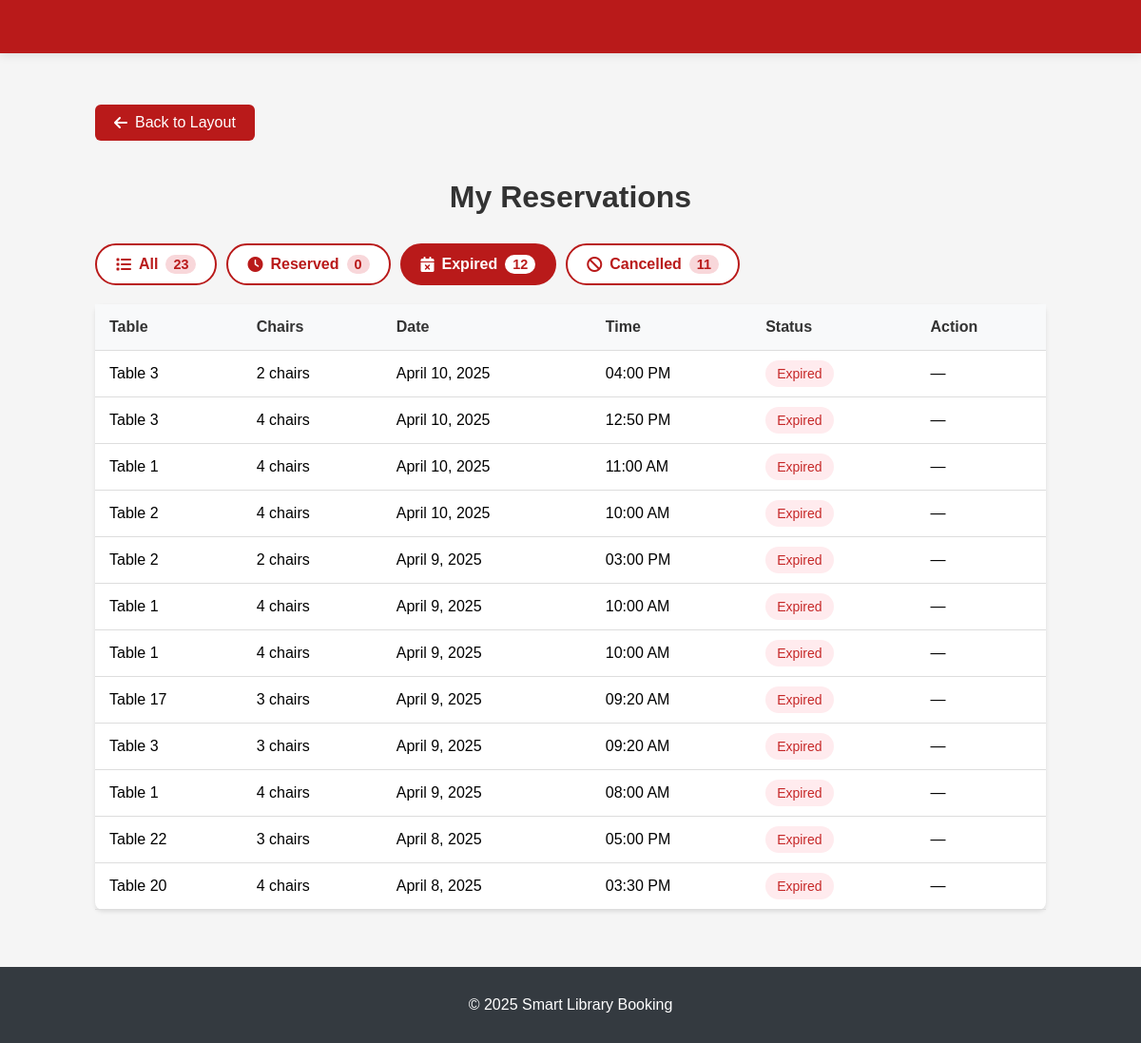
Page /my_reservations.php?status=expired (signed in) on the committed database.
### tables this page shows
CREATE TABLE `reservations` (
  `id` int(11) NOT NULL,
  `student_id` varchar(20) NOT NULL,
  `table_number` int(11) NOT NULL,
  `chairs_used` int(11) NOT NULL CHECK (`chairs_used` >= 1 and `chairs_used` <= 4),
  `reservation_time` datetime DEFAULT current_timestamp(),
  `status` varchar(20) DEFAULT 'reserved',
  `duration` int(11) DEFAULT 60,
  `qr_scanned` tinyint(1) NOT NULL DEFAULT 0
);

### my_reservations.php (the view, shortened to what this page needs)
<?php
require_once 'config.php';
$student_id = $_SESSION['student_id'];
$status_filter = isset($_GET['status']) ? $_GET['status'] : 'all';
$statusCounts = [
    'all' => 0,
    'reserved' => 0,
    'expired' => 0,
    'cancelled' => 0
];
$countQuery = "SELECT status, COUNT(*) as count FROM reservations WHERE student_id = ? GROUP BY status";
$stmt = $conn->prepare($countQuery);
$stmt->bind_param("s", $student_id);
$stmt->execute();
$countResult = $stmt->get_result();
if ($countResult) {
    while ($row = $countResult->fetch_assoc()) {
        $statusCounts[$row['status']] = $row['count'];
    }
}
$statusCounts['all'] = array_sum($statusCounts);
$sql = "SELECT r.*,
        CASE
            WHEN r.status = 'reserved' AND r.reservation_time > DATE_ADD(NOW(), INTERVAL 60 MINUTE) THEN 'upcoming'
            WHEN r.status = 'reserved' AND NOW() BETWEEN DATE_SUB(r.reservation_time, INTERVAL 15 MINUTE) AND DATE_ADD(r.reservation_time, INTERVAL 60 MINUTE) THEN 'ongoing'
            WHEN r.status = 'reserved' AND DATE_ADD(r.reservation_time, INTERVAL 60 MINUTE) < NOW() THEN 'expired'
            ELSE r.status
        END as reservation_status
        FROM reservations r
        WHERE r.student_id = ?";
if ($status_filter !== 'all') {
    $sql .= " AND r.status = ?";
}
$sql .= " ORDER BY r.reservation_time DESC";
$stmt = $conn->prepare($sql);
if ($status_filter !== 'all') {
    $stmt->bind_param("ss", $student_id, $status_filter);
} else {
    $stmt->bind_param("s", $student_id);
}
$stmt->execute();
$result = $stmt->get_result();
$reservations = $result->fetch_all(MYSQLI_ASSOC);
?>
<!DOCTYPE html>
<html lang="en">
<head>
    <link rel="stylesheet" href="https://cdnjs.cloudflare.com/ajax/libs/font-awesome/6.0.0/css/all.min.css">
</head>
<body>
    <header></header>
    <div class="container">
        <a href="layout.php" class="back-btn">
            <i class="fas fa-arrow-left"></i> Back to Layout
        </a>
        <h1>My Reservations</h1>
        <div class="filter-section">
            <a href="?status=all" class="filter-button <?php echo $status_filter === 'all' ? 'active' : ''; ?>">
                <i class="fas fa-list"></i> All
                <span class="count"><?php echo $statusCounts['all']; ?></span>
            </a>
            <a href="?status=reserved" class="filter-button <?php echo $status_filter === 'reserved' ? 'active' : ''; ?>">
                <i class="fas fa-clock"></i> Reserved
                <span class="count"><?php echo $statusCounts['reserved']; ?></span>
            </a>
            <a href="?status=expired" class="filter-button <?php echo $status_filter === 'expired' ? 'active' : ''; ?>">
                <i class="fas fa-calendar-times"></i> Expired
                <span class="count"><?php echo $statusCounts['expired']; ?></span>
            </a>
            <a href="?status=cancelled" class="filter-button <?php echo $status_filter === 'cancelled' ? 'active' : ''; ?>">
                <i class="fas fa-ban"></i> Cancelled
                <span class="count"><?php echo $statusCounts['cancelled']; ?></span>
            </a>
        </div>
        <?php if (empty($reservations)): ?>
            <p style="text-align: center; color: #666;">You don't have any reservations yet.</p>
        <?php else: ?>
            <table class="reservations-table">
                <thead>
                    <tr>
                        <th>Table</th>
                        <th>Chairs</th>
                        <th>Date</th>
                        <th>Time</th>
                        <th>Status</th>
                        <th>Action</th>
                    </tr>
                </thead>
                <tbody>
                    <?php foreach ($reservations as $reservation): ?>
                        <tr>
                            <td>Table <?php echo htmlspecialchars($reservation['table_number']); ?></td>
                            <td><?php echo htmlspecialchars($reservation['chairs_used']); ?> chairs</td>
                            <td><?php echo date('F j, Y', strtotime($reservation['reservation_time'])); ?></td>
                            <td><?php echo date('h:i A', strtotime($reservation['reservation_time'])); ?></td>
                            <td>
                                <span class="status-badge status-<?php echo $reservation['reservation_status']; ?>">
                                    <?php echo ucfirst($reservation['reservation_status']); ?>
                                </span>
                            </td>
                            <td>
                                <?php if ($reservation['reservation_status'] == 'upcoming' || $reservation['reservation_status'] == 'ongoing' || $reservation['reservation_status'] == 'reserved'): ?>
                                    <form action="cancel_reservation.php" method="POST" style="margin: 0;"
                                          onsubmit="return confirm('Are you sure you want to cancel this reservation?');">
                                        <input type="hidden" name="reservation_id"
                                               value="<?php echo htmlspecialchars($reservation['id']); ?>">
                                        <button type="submit" class="cancel-btn">
                                            <i class="fas fa-times"></i> Cancel
                                        </button>
                                    </form>
                                <?php else: ?>
                                    —
                                <?php endif; ?>
                            </td>
                        </tr>
                    <?php endforeach; ?>
                </tbody>
            </table>
        <?php endif; ?>
    </div>
    <footer>
        <p>© 2025 Smart Library Booking</p>
    </footer>
</body>
</html>

### my_reservations.php (style rules this page uses)
header { background-color: #b91a1a; color: white; position: fixed; width: 100%; z-index: 1000; box-shadow: 0 2px 10px rgba(0, 0, 0, 0.1); top: 0; height: 7vh; }
body { font-family: Arial, sans-serif; margin: 0; padding: 0; background-color: #f5f5f5; min-height: 100vh; display: flex; flex-direction: column; }
.container { max-width: 1200px; margin: 90px auto 20px; padding: 20px; flex: 1; }
h1 { color: #333; text-align: center; margin-bottom: 30px; }
.reservations-table { width: 100%; background: white; border-radius: 8px; box-shadow: 0 2px 4px rgba(0, 0, 0, 0.1); border-collapse: collapse; margin-bottom: 20px; min-width: 1000px; }
.reservations-table th, .reservations-table td { padding: 15px; text-align: left; border-bottom: 1px solid #ddd; }
.reservations-table th { background-color: #f8f9fa; font-weight: 600; color: #333; }
.status-badge { padding: 6px 12px; border-radius: 20px; font-size: 14px; font-weight: 500; }
.status-expired { background-color: #ffebee; color: #c62828; }
.back-btn { display: inline-flex; align-items: center; padding: 10px 20px; background-color: #b91a1a; color: white; text-decoration: none; border-radius: 6px; margin-bottom: 20px; transition: background-color 0.3s; }
.back-btn i { margin-right: 8px; }
.filter-section { margin: 20px 0; display: flex; gap: 10px; flex-wrap: wrap; }
.filter-button { padding: 10px 20px; border: 2px solid #b91a1a; background-color: white; color: #b91a1a; border-radius: 25px; cursor: pointer; font-weight: bold; transition: all 0.3s ease; display: flex; align-items: center; gap: 8px; text-decoration: none; }
.filter-button:hover, .filter-button.active { background-color: #b91a1a; color: white; }
.filter-button .count { background-color: #f8d7da; color: #b91a1a; padding: 2px 8px; border-radius: 12px; font-size: 0.9em; }
.filter-button:hover .count, .filter-button.active .count { background-color: white; color: #b91a1a; }
footer { background-color: #343a40; color: white; text-align: center; padding: 15px; margin-top: auto; }

### rows in the picture
reservations: table_number "3", chairs_used "2", reservation_time "April 10, 2025", reservation_time "04:00 PM", reservation_status "Expired"
reservations: table_number "3", chairs_used "4", reservation_time "April 10, 2025", reservation_time "12:50 PM", reservation_status "Expired"
reservations: table_number "1", chairs_used "4", reservation_time "April 10, 2025", reservation_time "11:00 AM", reservation_status "Expired"
reservations: table_number "2", chairs_used "4", reservation_time "April 10, 2025", reservation_time "10:00 AM", reservation_status "Expired"
reservations: table_number "2", chairs_used "2", reservation_time "April 9, 2025", reservation_time "03:00 PM", reservation_status "Expired"
reservations: table_number "1", chairs_used "4", reservation_time "April 9, 2025", reservation_time "10:00 AM", reservation_status "Expired"
reservations: table_number "1", chairs_used "4", reservation_time "April 9, 2025", reservation_time "10:00 AM", reservation_status "Expired"
reservations: table_number "17", chairs_used "3", reservation_time "April 9, 2025", reservation_time "09:20 AM", reservation_status "Expired"
reservations: table_number "3", chairs_used "3", reservation_time "April 9, 2025", reservation_time "09:20 AM", reservation_status "Expired"
reservations: table_number "1", chairs_used "4", reservation_time "April 9, 2025", reservation_time "08:00 AM", reservation_status "Expired"
reservations: table_number "22", chairs_used "3", reservation_time "April 8, 2025", reservation_time "05:00 PM", reservation_status "Expired"
reservations: table_number "20", chairs_used "4", reservation_time "April 8, 2025", reservation_time "03:30 PM", reservation_status "Expired"

### other values in the picture
$statusCounts['all'] "23"
$statusCounts['reserved'] "0"
$statusCounts['expired'] "12"
$statusCounts['cancelled'] "11"
